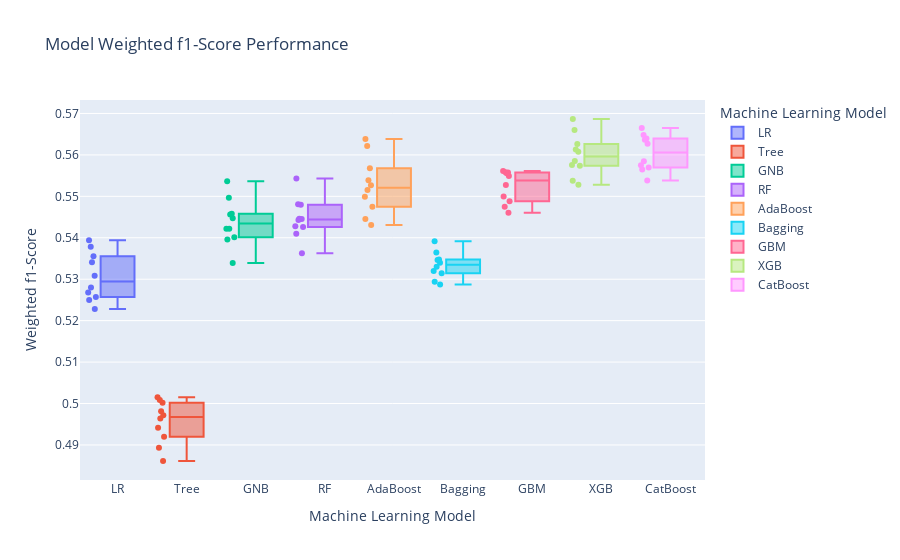

The cell this chart's notebook holds for it:
### Code cell
results['Model'] = names
results['Accuracy'] = accuracies
results['Weighted F1'] = weighted_f1s

classifmod = pd.DataFrame(results)

fig = px.box(classifmod, x="Model", y="Weighted_F1", color="Model", points='all',
             labels={"Model": "Machine Learning Model",
                     "Weighted_F1": "Weighted f1-Score"},
             title="Model Weighted f1-Score Performance")
fig.show()
#fig.write_html("products/plots/model_train_weighted_f1.html")

### Figure 1 — Plotly figure (JSON) as saved in the notebook; plotly's stock layout.template omitted (floating-point values rounded to 4 significant figures)
{"data": [{"alignmentgroup": "True", "boxpoints": "all", "hovertemplate": "Machine Learning Model=%{x}<br>Weighted f1-Score=%{y}<extra></extra>", "legendgroup": "LR", "marker": {"color": "#636efa"}, "name": "LR", "notched": false, "offsetgroup": "LR", "orientation": "v", "showlegend": true, "type": "box", "x": ["LR", "LR", "LR", "LR", "LR", "LR", "LR", "LR", "LR", "LR"], "x0": " ", "xaxis": "x", "y": [0.528, 0.5257, 0.525, 0.5355, 0.5378, 0.5394, 0.5228, 0.5341, 0.5268, 0.5308], "y0": " ", "yaxis": "y"}, {"alignmentgroup": "True", "boxpoints": "all", "hovertemplate": "Machine Learning Model=%{x}<br>Weighted f1-Score=%{y}<extra></extra>", "legendgroup": "Tree", "marker": {"color": "#EF553B"}, "name": "Tree", "notched": false, "offsetgroup": "Tree", "orientation": "v", "showlegend": true, "type": "box", "x": ["Tree", "Tree", "Tree", "Tree", "Tree", "Tree", "Tree", "Tree", "Tree", "Tree"], "x0": " ", "xaxis": "x", "y": [0.4981, 0.5002, 0.4861, 0.5009, 0.5015, 0.4964, 0.4971, 0.4893, 0.492, 0.4941], "y0": " ", "yaxis": "y"}, {"alignmentgroup": "True", "boxpoints": "all", "hovertemplate": "Machine Learning Model=%{x}<br>Weighted f1-Score=%{y}<extra></extra>", "legendgroup": "GNB", "marker": {"color": "#00cc96"}, "name": "GNB", "notched": false, "offsetgroup": "GNB", "orientation": "v", "showlegend": true, "type": "box", "x": ["GNB", "GNB", "GNB", "GNB", "GNB", "GNB", "GNB", "GNB", "GNB", "GNB"], "x0": " ", "xaxis": "x", "y": [0.5396, 0.5447, 0.5339, 0.5458, 0.5536, 0.5497, 0.5422, 0.5401, 0.5456, 0.5422], "y0": " ", "yaxis": "y"}, {"alignmentgroup": "True", "boxpoints": "all", "hovertemplate": "Machine Learning Model=%{x}<br>Weighted f1-Score=%{y}<extra></extra>", "legendgroup": "RF", "marker": {"color": "#ab63fa"}, "name": "RF", "notched": false, "offsetgroup": "RF", "orientation": "v", "showlegend": true, "type": "box", "x": ["RF", "RF", "RF", "RF", "RF", "RF", "RF", "RF", "RF", "RF"], "x0": " ", "xaxis": "x", "y": [0.5445, 0.5446, 0.5363, 0.541, 0.5543, 0.5481, 0.5426, 0.548, 0.5428, 0.5443], "y0": " ", "yaxis": "y"}, {"alignmentgroup": "True", "boxpoints": "all", "hovertemplate": "Machine Learning Model=%{x}<br>Weighted f1-Score=%{y}<extra></extra>", "legendgroup": "AdaBoost", "marker": {"color": "#FFA15A"}, "name": "AdaBoost", "notched": false, "offsetgroup": "AdaBoost", "orientation": "v", "showlegend": true, "type": "box", "x": ["AdaBoost", "AdaBoost", "AdaBoost", "AdaBoost", "AdaBoost", "AdaBoost", "AdaBoost", "AdaBoost", "AdaBoost", "AdaBoost"], "x0": " ", "xaxis": "x", "y": [0.5499, 0.5475, 0.5445, 0.5516, 0.5639, 0.5622, 0.5431, 0.5539, 0.5568, 0.5527], "y0": " ", "yaxis": "y"}, {"alignmentgroup": "True", "boxpoints": "all", "hovertemplate": "Machine Learning Model=%{x}<br>Weighted f1-Score=%{y}<extra></extra>", "legendgroup": "Bagging", "marker": {"color": "#19d3f3"}, "name": "Bagging", "notched": false, "offsetgroup": "Bagging", "orientation": "v", "showlegend": true, "type": "box", "x": ["Bagging", "Bagging", "Bagging", "Bagging", "Bagging", "Bagging", "Bagging", "Bagging", "Bagging", "Bagging"], "x0": " ", "xaxis": "x", "y": [0.534, 0.533, 0.5294, 0.5347, 0.5391, 0.5364, 0.5314, 0.532, 0.5287, 0.5346], "y0": " ", "yaxis": "y"}, {"alignmentgroup": "True", "boxpoints": "all", "hovertemplate": "Machine Learning Model=%{x}<br>Weighted f1-Score=%{y}<extra></extra>", "legendgroup": "GBM", "marker": {"color": "#FF6692"}, "name": "GBM", "notched": false, "offsetgroup": "GBM", "orientation": "v", "showlegend": true, "type": "box", "x": ["GBM", "GBM", "GBM", "GBM", "GBM", "GBM", "GBM", "GBM", "GBM", "GBM"], "x0": " ", "xaxis": "x", "y": [0.5527, 0.5499, 0.5461, 0.5557, 0.5561, 0.5556, 0.5488, 0.5558, 0.5475, 0.5549], "y0": " ", "yaxis": "y"}, {"alignmentgroup": "True", "boxpoints": "all", "hovertemplate": "Machine Learning Model=%{x}<br>Weighted f1-Score=%{y}<extra></extra>", "legendgroup": "XGB", "marker": {"color": "#B6E880"}, "name": "XGB", "notched": false, "offsetgroup": "XGB", "orientation": "v", "showlegend": true, "type": "box", "x": ["XGB", "XGB", "XGB", "XGB", "XGB", "XGB", "XGB", "XGB", "XGB", "XGB"], "x0": " ", "xaxis": "x", "y": [0.5575, 0.5585, 0.5528, 0.5613, 0.5687, 0.5608, 0.5574, 0.5626, 0.5538, 0.566], "y0": " ", "yaxis": "y"}, {"alignmentgroup": "True", "boxpoints": "all", "hovertemplate": "Machine Learning Model=%{x}<br>Weighted f1-Score=%{y}<extra></extra>", "legendgroup": "CatBoost", "marker": {"color": "#FF97FF"}, "name": "CatBoost", "notched": false, "offsetgroup": "CatBoost", "orientation": "v", "showlegend": true, "type": "box", "x": ["CatBoost", "CatBoost", "CatBoost", "CatBoost", "CatBoost", "CatBoost", "CatBoost", "CatBoost", "CatBoost", "CatBoost"], "x0": " ", "xaxis": "x", "y": [0.5585, 0.5575, 0.5538, 0.5637, 0.5648, 0.564, 0.557, 0.5627, 0.5565, 0.5665], "y0": " ", "yaxis": "y"}], "layout": {"boxmode": "overlay", "legend": {"title": {"text": "Machine Learning Model"}, "tracegroupgap": 0}, "title": {"text": "Model Weighted f1-Score Performance"}, "xaxis": {"anchor": "y", "categoryarray": ["LR", "Tree", "GNB", "RF", "AdaBoost", "Bagging", "GBM", "XGB", "CatBoost"], "categoryorder": "array", "domain": [0, 1], "title": {"text": "Machine Learning Model"}}, "yaxis": {"anchor": "x", "domain": [0, 1], "title": {"text": "Weighted f1-Score"}}}}
